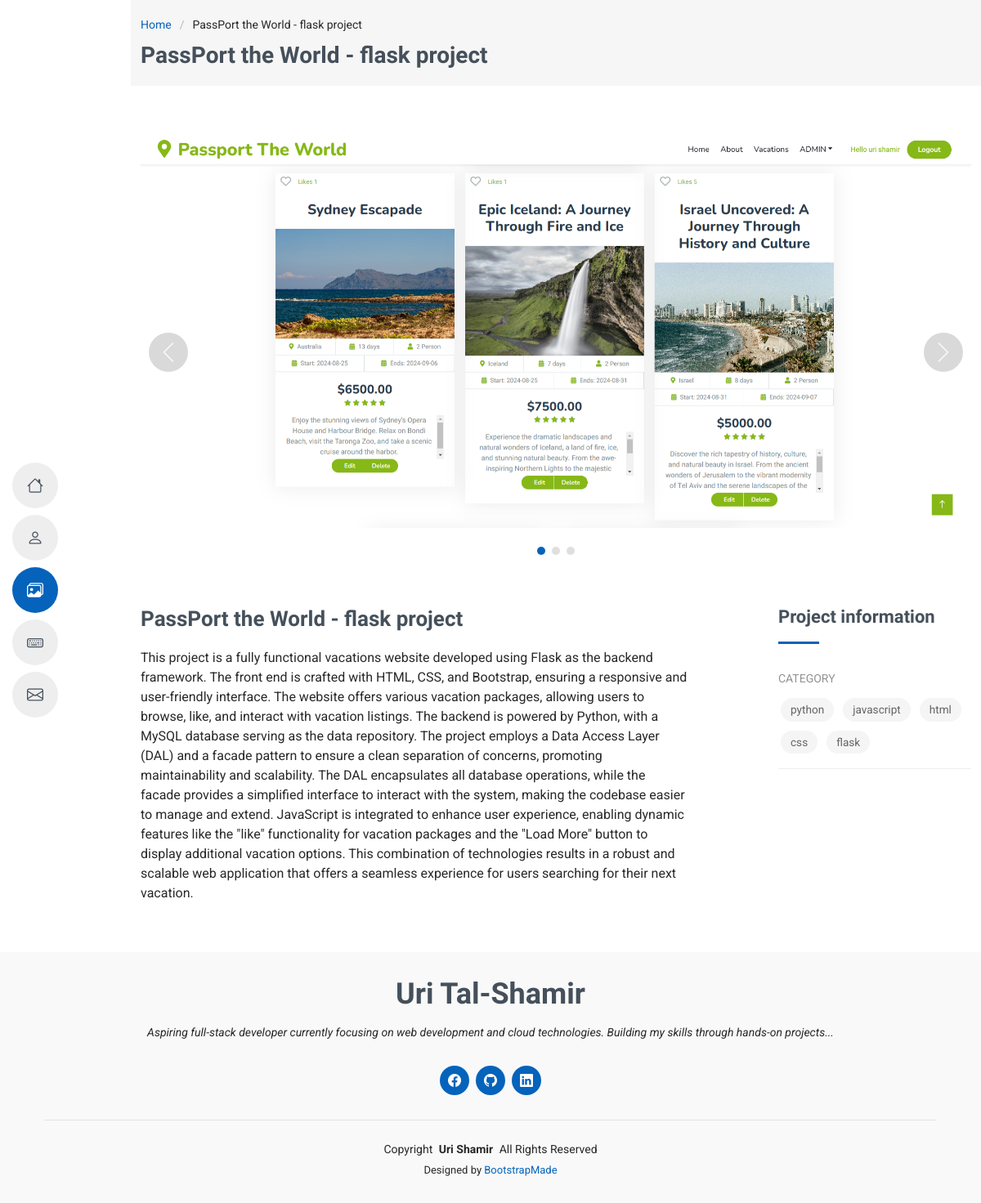
The app's page /project/3 with its own data.
### main/models.py (models this page shows, shortened)
class Project(models.Model):
    title = models.CharField(max_length=200)
    description = models.TextField()
    tags = models.ManyToManyField(Tag, related_name="projects")
    link = models.URLField(max_length=200, blank=True)
    github_url = models.URLField(max_length=200, blank=True)
    slogan = models.CharField(max_length=50, default="Details in the Links")

class ProjectImage(models.Model):
    project = models.ForeignKey(Project, related_name="images", on_delete=models.CASCADE)
    image = models.ImageField(upload_to="project_images/")

class Tag(models.Model):
    name = models.CharField(max_length=100, unique=True)

### main/views.py (the view)
# urls.py: path("project/<int:id>", views.project, name="project"),
def project(request, id):
    project = get_object_or_404(Project, pk=id)
    images = project.images.all()
    random_image = images.order_by("?").first() if images.exists() else None
    context = {
        'project': project,
        'random_image': random_image,
        "images": images
    }
    return render(request, "project.html", context)

### main/templates/project.html (shortened to what this page needs)
{% load static %}
<!DOCTYPE html>
<html lang="en">
    <head>
        <link href="{% static 'vendor/bootstrap/css/bootstrap.min.css' %}" rel="stylesheet" />
        <link href="{% static 'vendor/bootstrap-icons/bootstrap-icons.css' %}" rel="stylesheet" />
        <link href="{% static 'vendor/aos/aos.css' %}" rel="stylesheet" />
        <link href="{% static 'vendor/glightbox/css/glightbox.min.css' %}" rel="stylesheet" />
        <link href="{% static 'vendor/swiper/swiper-bundle.min.css' %}" rel="stylesheet" />
        <link href="{% static 'css/main.css' %}" rel="stylesheet" />
    </head>
    <body class="portfolio-details-page">
        <header id="header" class="header d-flex flex-column justify-content-center">
            <nav id="navmenu" class="navmenu">
                <ul>
                    <li>
                        <a href="{% url 'home' %}#hero"><i class="bi bi-house navicon"></i><span>Home</span></a>
                    </li>
                    <li>
                        <a href="{% url 'home' %}#about"><i class="bi bi-person navicon"></i><span>About</span></a>
                    </li>
                    <li>
                        <a href="{% url 'home' %}#portfolio" class="active"
                            ><i class="bi bi-images navicon"></i><span>Portfolio</span></a
                        >
                    </li>
                    <li>
                        <a href="{% url 'home' %}#skills"><i class="bi bi-keyboard navicon"></i><span>Skills</span></a>
                    </li>
                    <li>
                        <a href="{% url 'home' %}#contact"
                            ><i class="bi bi-envelope navicon"></i><span>Contact</span></a
                        >
                    </li>
                </ul>
            </nav>
        </header>
        <main class="main">
            <div class="page-title" data-aos="fade">
                <div class="container">
                    <nav class="breadcrumbs">
                        <ol>
                            <li><a href="{% url 'home' %}">Home</a></li>
                            <li class="current">{{ project.title }}</li>
                        </ol>
                    </nav>
                    <h1>{{ project.title }}</h1>
                </div>
            </div>
            <section id="portfolio-details" class="portfolio-details section">
                <div class="container" data-aos="fade-up">
                    <div class="portfolio-details-slider swiper init-swiper">
                        <div class="swiper-wrapper align-items-center">
                            {% for image in project.images.all %}
                            <div class="swiper-slide">
                                <img src="{{ image.image.url }}" alt="{{ project.title }}" />
                            </div>
                            {% endfor %}
                        </div>
                        <div class="swiper-button-prev"></div>
                        <div class="swiper-button-next"></div>
                        <div class="swiper-pagination"></div>
                    </div>
                    <div class="row justify-content-between gy-4 mt-4">
                        <div class="col-lg-8" data-aos="fade-up">
                            <div class="portfolio-description">
                                <h2>{{ project.title }}</h2>
                                {{ project.description|safe }}
                            </div>
                        </div>
                        <div class="col-lg-3" data-aos="fade-up" data-aos-delay="100">
                            <div class="portfolio-info">
                                <h3>Project information</h3>
                                <ul>
                                    <li>
                                        <strong>Category</strong>
                                        <div class="tag-container">
                                            {% for tag in project.tags.all %}
                                            <span class="project-tag">{{ tag.name }}</span>
                                            {% endfor %}
                                        </div>
                                    </li>
                                </ul>
                            </div>
                        </div>
                    </div>
                </div>
            </section>
        </main>
        <footer id="footer" class="footer position-relative light-background">
            <div class="container">
                <h3 class="sitename">Uri Tal-Shamir</h3>
                <p>
                    Aspiring full-stack developer currently focusing on web development and cloud technologies. Building
                    my skills through hands-on projects...
                </p>
                <div class="social-links d-flex justify-content-center">
                    <a href="https://www.facebook.com/uri.shamir1" target="_blank" rel="noopener noreferrer"
                        ><i class="bi bi-facebook"></i
                    ></a>
                    <a href="https://github.com/middlebear78" target="_blank" rel="noopener noreferrer"
                        ><i class="bi bi-github"></i
                    ></a>
                    <a href="https://www.linkedin.com/in/uri-shamir/" target="_blank" rel="noopener noreferrer"
                        ><i class="bi bi-linkedin"></i
                    ></a>
                </div>
                <div class="container">
                    <div class="copyright">
                        <span>Copyright</span> <strong class="px-1 sitename">Uri Shamir</strong>
                        <span>All Rights Reserved</span>
                    </div>
                    <div class="credits">Designed by <a href="https://bootstrapmade.com/">BootstrapMade</a></div>
                </div>
            </div>
        </footer>
    </body>
</html>

### main/templates/project.html (style rules this page uses)
.project-tag { display: inline-block; background-color: #f5f5f5;; color: #666666; padding: 4px 12px; border-radius: 15px; font-size: 0.85rem; margin: 3px; transition: all 0.3s ease; }
.tag-container { margin-top: 5px; display: flex; flex-wrap: wrap; gap: 5px; }
.portfolio-info ul li { padding: 12px 0; border-bottom: 1px solid #eee; }
.portfolio-info ul li strong { display: block; font-weight: 600; color: #444; margin-bottom: 5px; }

### records on screen
Project: title "PassPort the World - flask project", description "This project is a fully functional vacations website developed using Flask as the backend framework. The front end is crafted with HTML, CSS, and Bootstrap, ensuring a responsive and user-friendly interface. The website offers various vacation packages, allowing users to browse, like, and interact with vacation listings. The backend is powered by Python, with a MySQL database serving as the data repository. The project employs a Data Access Layer (DAL) and a facade pattern to ensure a clean separation of concerns, promoting maintainability and scalability. The DAL encapsulates all database operations, while the facade provides a simplified interface to interact with the system, making the…"
ProjectImage: image (picture)
Tag: name "python"
Tag: name "javascript"
Tag: name "html"
Tag: name "css"
Tag: name "flask"
